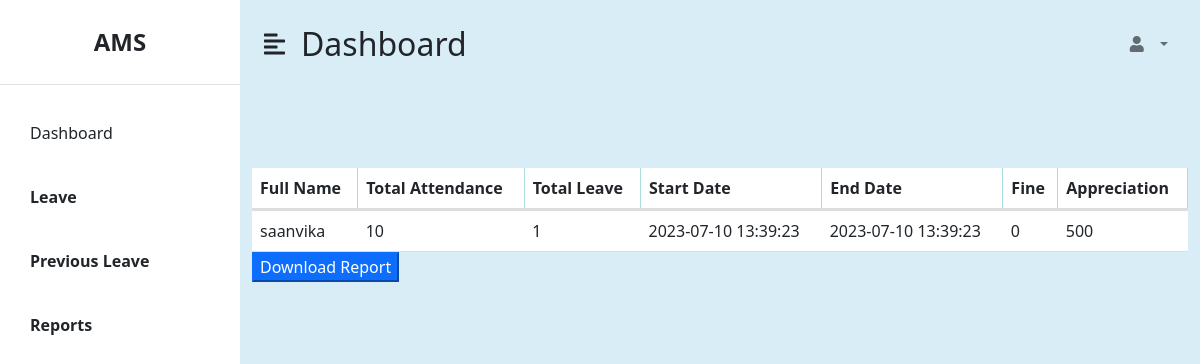
Page /Attendance/viewReportsE.php (signed in) on the committed database.
### tables this page shows
CREATE TABLE `reports` (
  `report_id` int(30) NOT NULL,
  `employee_id` int(30) NOT NULL,
  `fullname` varchar(30) NOT NULL,
  `employee_no` int(30) NOT NULL,
  `department` varchar(30) NOT NULL,
  `total_attendance` varchar(30) NOT NULL,
  `total_leave` varchar(30) NOT NULL,
  `fine` int(30) NOT NULL,
  `Appreciation` int(30) NOT NULL,
  `start_date` datetime NOT NULL DEFAULT current_timestamp(),
  `end_date` datetime NOT NULL DEFAULT current_timestamp()
);

### Attendance/viewReportsE.php (the view, shortened to what this page needs)
<?php
include("includeemp.php");
$employee_id = $_SESSION['employee_id'];
$conn = mysqli_connect('localhost', 'root', '', 'ams');
$query = "SELECT * FROM reports WHERE employee_id='$employee_id'";
$result = mysqli_query($conn, $query);
$html = "<table>";
$html .= "<tr><th>Full Name</th><th>Total Attendance</th><th>Total Leave</th><th>Start Date</th><th>End Date</th><th>Fine</th><th>Appreciation</th></tr>";
while ($row = mysqli_fetch_assoc($result)) {
    $html .= "<tr>";
    $html .= "<td>" . $row['fullname'] . "</td>";
    $html .= "<td>" . $row['total_attendance'] . "</td>";
    $html .= "<td>" . $row['total_leave'] . "</td>";
    $html .= "<td>" . $row['start_date'] . "</td>";
    $html .= "<td>" . $row['end_date'] . "</td>";
    $html .= "<td>" . $row['fine'] . "</td>";
    $html .= "<td>" . $row['Appreciation'] . "</td>";
    $html .= "</tr>";
}
$html .= "</table>";
?>
<!DOCTYPE html>
<html>
<head>
</head>
<body>
    <div class="container">
        <table>
            <?php echo $html; ?>
        </table>
         <form method="post">
            <button type="submit" name="download" class="btn-primary">Download Report</button>
        </form>
    </div>
</body>
</html>

### Attendance/empdash.css (style rules this page uses)
:root { color: black; }

### Attendance/viewReportsE.php (style rules this page uses)
table { background-color: white; }
table { width: 100%; border-collapse: collapse; margin-top: 40px; }
th { padding: 8px; text-align: left; border-bottom: 3px solid #ddd; border-right: 1px solid #add; }

### rows in the picture
reports: fullname "saanvika", total_attendance "10", total_leave "1", start_date "2023-07-10 13:39:23", end_date "2023-07-10 13:39:23", fine "0", Appreciation "500"
